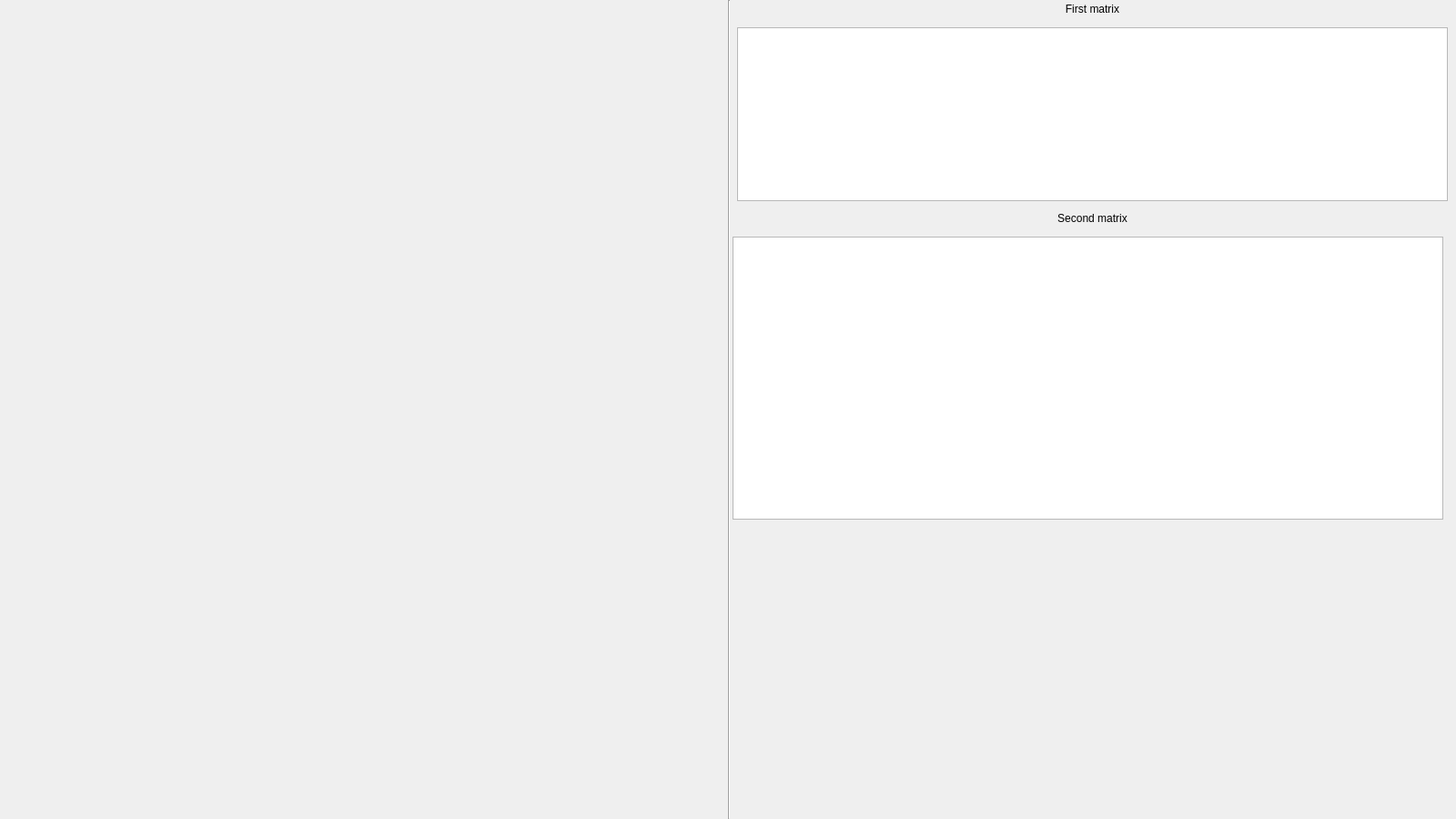
<?xml version="1.0" encoding="UTF-8"?>
<ui version="4.0">
 <class>MainWindow</class>
 <widget class="QMainWindow" name="MainWindow">
  <property name="geometry">
   <rect>
    <x>0</x>
    <y>0</y>
    <width>1600</width>
    <height>900</height>
   </rect>
  </property>
  <property name="minimumSize">
   <size>
    <width>1600</width>
    <height>900</height>
   </size>
  </property>
  <property name="maximumSize">
   <size>
    <width>1600</width>
    <height>900</height>
   </size>
  </property>
  <property name="windowTitle">
   <string>MainWindow</string>
  </property>
  <widget class="QWidget" name="centralwidget">
   <widget class="Line" name="line">
    <property name="geometry">
     <rect>
      <x>800</x>
      <y>0</y>
      <width>3</width>
      <height>900</height>
     </rect>
    </property>
    <property name="minimumSize">
     <size>
      <width>0</width>
      <height>1</height>
     </size>
    </property>
    <property name="orientation">
     <enum>Qt::Vertical</enum>
    </property>
   </widget>
   <widget class="QTextBrowser" name="First">
    <property name="geometry">
     <rect>
      <x>810</x>
      <y>30</y>
      <width>781</width>
      <height>191</height>
     </rect>
    </property>
   </widget>
   <widget class="QLabel" name="label">
    <property name="geometry">
     <rect>
      <x>815</x>
      <y>0</y>
      <width>771</width>
      <height>20</height>
     </rect>
    </property>
    <property name="text">
     <string>First matrix</string>
    </property>
    <property name="alignment">
     <set>Qt::AlignCenter</set>
    </property>
   </widget>
   <widget class="QTextBrowser" name="Second">
    <property name="geometry">
     <rect>
      <x>805</x>
      <y>260</y>
      <width>781</width>
      <height>311</height>
     </rect>
    </property>
   </widget>
   <widget class="QLabel" name="label_2">
    <property name="geometry">
     <rect>
      <x>810</x>
      <y>230</y>
      <width>781</width>
      <height>20</height>
     </rect>
    </property>
    <property name="text">
     <string>Second matrix</string>
    </property>
    <property name="alignment">
     <set>Qt::AlignCenter</set>
    </property>
   </widget>
  </widget>
 </widget>
 <resources/>
 <connections/>
</ui>
